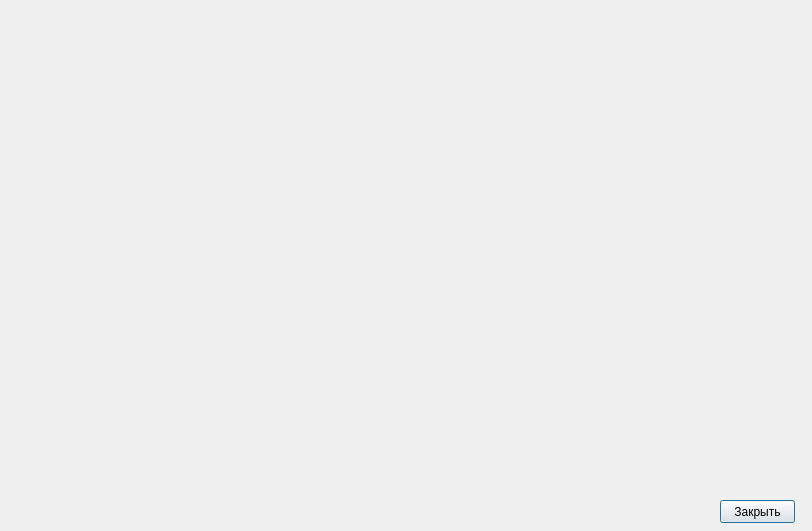
<?xml version="1.0" encoding="UTF-8"?>
<ui version="4.0">
 <class>Connectors</class>
 <widget class="QDialog" name="Connectors">
  <property name="geometry">
   <rect>
    <x>0</x>
    <y>0</y>
    <width>812</width>
    <height>531</height>
   </rect>
  </property>
  <property name="windowTitle">
   <string>Settings</string>
  </property>
  <widget class="QPushButton" name="applyButton">
   <property name="geometry">
    <rect>
     <x>720</x>
     <y>500</y>
     <width>75</width>
     <height>23</height>
    </rect>
   </property>
   <property name="text">
    <string>Закрыть</string>
   </property>
  </widget>
  <widget class="QLabel" name="label">
   <property name="geometry">
    <rect>
     <x>8</x>
     <y>-75</y>
     <width>801</width>
     <height>641</height>
    </rect>
   </property>
   <property name="styleSheet">
    <string notr="true">image:url(:/images/connectors.png)</string>
   </property>
   <property name="text">
    <string/>
   </property>
  </widget>
  <widget class="QLabel" name="AT5">
   <property name="enabled">
    <bool>true</bool>
   </property>
   <property name="geometry">
    <rect>
     <x>627</x>
     <y>101</y>
     <width>47</width>
     <height>47</height>
    </rect>
   </property>
   <property name="text">
    <string/>
   </property>
  </widget>
  <widget class="QLabel" name="K_dop">
   <property name="enabled">
    <bool>true</bool>
   </property>
   <property name="geometry">
    <rect>
     <x>579</x>
     <y>101</y>
     <width>47</width>
     <height>47</height>
    </rect>
   </property>
   <property name="text">
    <string/>
   </property>
  </widget>
  <widget class="QLabel" name="PM0">
   <property name="enabled">
    <bool>true</bool>
   </property>
   <property name="geometry">
    <rect>
     <x>652</x>
     <y>370</y>
     <width>47</width>
     <height>47</height>
    </rect>
   </property>
   <property name="text">
    <string/>
   </property>
  </widget>
  <widget class="QLabel" name="PM1">
   <property name="enabled">
    <bool>true</bool>
   </property>
   <property name="geometry">
    <rect>
     <x>604</x>
     <y>370</y>
     <width>47</width>
     <height>47</height>
    </rect>
   </property>
   <property name="text">
    <string/>
   </property>
  </widget>
  <widget class="QLabel" name="PM3">
   <property name="enabled">
    <bool>true</bool>
   </property>
   <property name="geometry">
    <rect>
     <x>510</x>
     <y>370</y>
     <width>47</width>
     <height>47</height>
    </rect>
   </property>
   <property name="text">
    <string/>
   </property>
  </widget>
  <widget class="QLabel" name="PM2">
   <property name="enabled">
    <bool>true</bool>
   </property>
   <property name="geometry">
    <rect>
     <x>557</x>
     <y>370</y>
     <width>47</width>
     <height>47</height>
    </rect>
   </property>
   <property name="text">
    <string/>
   </property>
  </widget>
  <widget class="QLabel" name="PM4">
   <property name="enabled">
    <bool>true</bool>
   </property>
   <property name="geometry">
    <rect>
     <x>463</x>
     <y>370</y>
     <width>47</width>
     <height>47</height>
    </rect>
   </property>
   <property name="text">
    <string/>
   </property>
  </widget>
  <widget class="QLabel" name="PM5">
   <property name="enabled">
    <bool>true</bool>
   </property>
   <property name="geometry">
    <rect>
     <x>415</x>
     <y>370</y>
     <width>47</width>
     <height>47</height>
    </rect>
   </property>
   <property name="text">
    <string/>
   </property>
  </widget>
  <widget class="QLabel" name="KK">
   <property name="enabled">
    <bool>true</bool>
   </property>
   <property name="geometry">
    <rect>
     <x>232</x>
     <y>219</y>
     <width>47</width>
     <height>47</height>
    </rect>
   </property>
   <property name="text">
    <string/>
   </property>
  </widget>
  <widget class="QLabel" name="F0">
   <property name="enabled">
    <bool>true</bool>
   </property>
   <property name="geometry">
    <rect>
     <x>90</x>
     <y>219</y>
     <width>47</width>
     <height>47</height>
    </rect>
   </property>
   <property name="text">
    <string/>
   </property>
  </widget>
  <widget class="QLabel" name="F1">
   <property name="enabled">
    <bool>true</bool>
   </property>
   <property name="geometry">
    <rect>
     <x>43</x>
     <y>219</y>
     <width>47</width>
     <height>47</height>
    </rect>
   </property>
   <property name="text">
    <string/>
   </property>
  </widget>
  <widget class="QLabel" name="F2">
   <property name="enabled">
    <bool>true</bool>
   </property>
   <property name="geometry">
    <rect>
     <x>349</x>
     <y>266</y>
     <width>47</width>
     <height>47</height>
    </rect>
   </property>
   <property name="text">
    <string/>
   </property>
  </widget>
  <widget class="QLabel" name="F5">
   <property name="enabled">
    <bool>true</bool>
   </property>
   <property name="geometry">
    <rect>
     <x>207</x>
     <y>266</y>
     <width>47</width>
     <height>47</height>
    </rect>
   </property>
   <property name="text">
    <string/>
   </property>
  </widget>
  <widget class="QLabel" name="F6">
   <property name="enabled">
    <bool>true</bool>
   </property>
   <property name="geometry">
    <rect>
     <x>160</x>
     <y>266</y>
     <width>47</width>
     <height>47</height>
    </rect>
   </property>
   <property name="text">
    <string/>
   </property>
  </widget>
  <widget class="QLabel" name="F4">
   <property name="enabled">
    <bool>true</bool>
   </property>
   <property name="geometry">
    <rect>
     <x>255</x>
     <y>266</y>
     <width>47</width>
     <height>47</height>
    </rect>
   </property>
   <property name="text">
    <string/>
   </property>
  </widget>
  <widget class="QLabel" name="F3">
   <property name="enabled">
    <bool>true</bool>
   </property>
   <property name="geometry">
    <rect>
     <x>302</x>
     <y>266</y>
     <width>47</width>
     <height>47</height>
    </rect>
   </property>
   <property name="text">
    <string/>
   </property>
  </widget>
  <widget class="QLabel" name="K">
   <property name="enabled">
    <bool>true</bool>
   </property>
   <property name="geometry">
    <rect>
     <x>621</x>
     <y>219</y>
     <width>47</width>
     <height>47</height>
    </rect>
   </property>
   <property name="text">
    <string/>
   </property>
  </widget>
  <widget class="QLabel" name="K_mod">
   <property name="enabled">
    <bool>true</bool>
   </property>
   <property name="geometry">
    <rect>
     <x>527</x>
     <y>219</y>
     <width>47</width>
     <height>47</height>
    </rect>
   </property>
   <property name="text">
    <string/>
   </property>
  </widget>
  <widget class="QLabel" name="AT1">
   <property name="enabled">
    <bool>true</bool>
   </property>
   <property name="geometry">
    <rect>
     <x>225</x>
     <y>54</y>
     <width>47</width>
     <height>47</height>
    </rect>
   </property>
   <property name="text">
    <string/>
   </property>
  </widget>
  <widget class="QLabel" name="FV5">
   <property name="enabled">
    <bool>true</bool>
   </property>
   <property name="geometry">
    <rect>
     <x>319</x>
     <y>54</y>
     <width>47</width>
     <height>47</height>
    </rect>
   </property>
   <property name="text">
    <string/>
   </property>
  </widget>
  <widget class="QLabel" name="FV2">
   <property name="enabled">
    <bool>true</bool>
   </property>
   <property name="geometry">
    <rect>
     <x>462</x>
     <y>54</y>
     <width>47</width>
     <height>47</height>
    </rect>
   </property>
   <property name="text">
    <string/>
   </property>
  </widget>
  <widget class="QLabel" name="AT0">
   <property name="enabled">
    <bool>true</bool>
   </property>
   <property name="geometry">
    <rect>
     <x>272</x>
     <y>54</y>
     <width>47</width>
     <height>47</height>
    </rect>
   </property>
   <property name="text">
    <string/>
   </property>
  </widget>
  <widget class="QLabel" name="FV4">
   <property name="enabled">
    <bool>true</bool>
   </property>
   <property name="geometry">
    <rect>
     <x>367</x>
     <y>54</y>
     <width>48</width>
     <height>47</height>
    </rect>
   </property>
   <property name="text">
    <string/>
   </property>
  </widget>
  <widget class="QLabel" name="AT2">
   <property name="enabled">
    <bool>true</bool>
   </property>
   <property name="geometry">
    <rect>
     <x>177</x>
     <y>54</y>
     <width>47</width>
     <height>47</height>
    </rect>
   </property>
   <property name="text">
    <string/>
   </property>
  </widget>
  <widget class="QLabel" name="FV3">
   <property name="enabled">
    <bool>true</bool>
   </property>
   <property name="geometry">
    <rect>
     <x>415</x>
     <y>54</y>
     <width>47</width>
     <height>47</height>
    </rect>
   </property>
   <property name="text">
    <string/>
   </property>
  </widget>
  <widget class="QLabel" name="FV1">
   <property name="enabled">
    <bool>true</bool>
   </property>
   <property name="geometry">
    <rect>
     <x>510</x>
     <y>54</y>
     <width>47</width>
     <height>47</height>
    </rect>
   </property>
   <property name="text">
    <string/>
   </property>
  </widget>
  <widget class="QLabel" name="FV0">
   <property name="enabled">
    <bool>true</bool>
   </property>
   <property name="geometry">
    <rect>
     <x>557</x>
     <y>54</y>
     <width>47</width>
     <height>47</height>
    </rect>
   </property>
   <property name="text">
    <string/>
   </property>
  </widget>
  <widget class="QLabel" name="AT4">
   <property name="enabled">
    <bool>true</bool>
   </property>
   <property name="geometry">
    <rect>
     <x>83</x>
     <y>54</y>
     <width>47</width>
     <height>47</height>
    </rect>
   </property>
   <property name="text">
    <string/>
   </property>
  </widget>
  <widget class="QLabel" name="AT3">
   <property name="enabled">
    <bool>true</bool>
   </property>
   <property name="geometry">
    <rect>
     <x>130</x>
     <y>54</y>
     <width>47</width>
     <height>47</height>
    </rect>
   </property>
   <property name="text">
    <string/>
   </property>
  </widget>
  <zorder>PM1</zorder>
  <zorder>F4</zorder>
  <zorder>PM2</zorder>
  <zorder>PM3</zorder>
  <zorder>PM0</zorder>
  <zorder>AT3</zorder>
  <zorder>K</zorder>
  <zorder>AT0</zorder>
  <zorder>AT4</zorder>
  <zorder>PM5</zorder>
  <zorder>FV4</zorder>
  <zorder>PM4</zorder>
  <zorder>K_mod</zorder>
  <zorder>KK</zorder>
  <zorder>FV3</zorder>
  <zorder>F5</zorder>
  <zorder>FV5</zorder>
  <zorder>K_dop</zorder>
  <zorder>F1</zorder>
  <zorder>AT1</zorder>
  <zorder>FV1</zorder>
  <zorder>F0</zorder>
  <zorder>F6</zorder>
  <zorder>F2</zorder>
  <zorder>FV0</zorder>
  <zorder>FV2</zorder>
  <zorder>F3</zorder>
  <zorder>AT5</zorder>
  <zorder>AT2</zorder>
  <zorder>label</zorder>
  <zorder>applyButton</zorder>
 </widget>
 <resources/>
 <connections/>
</ui>
